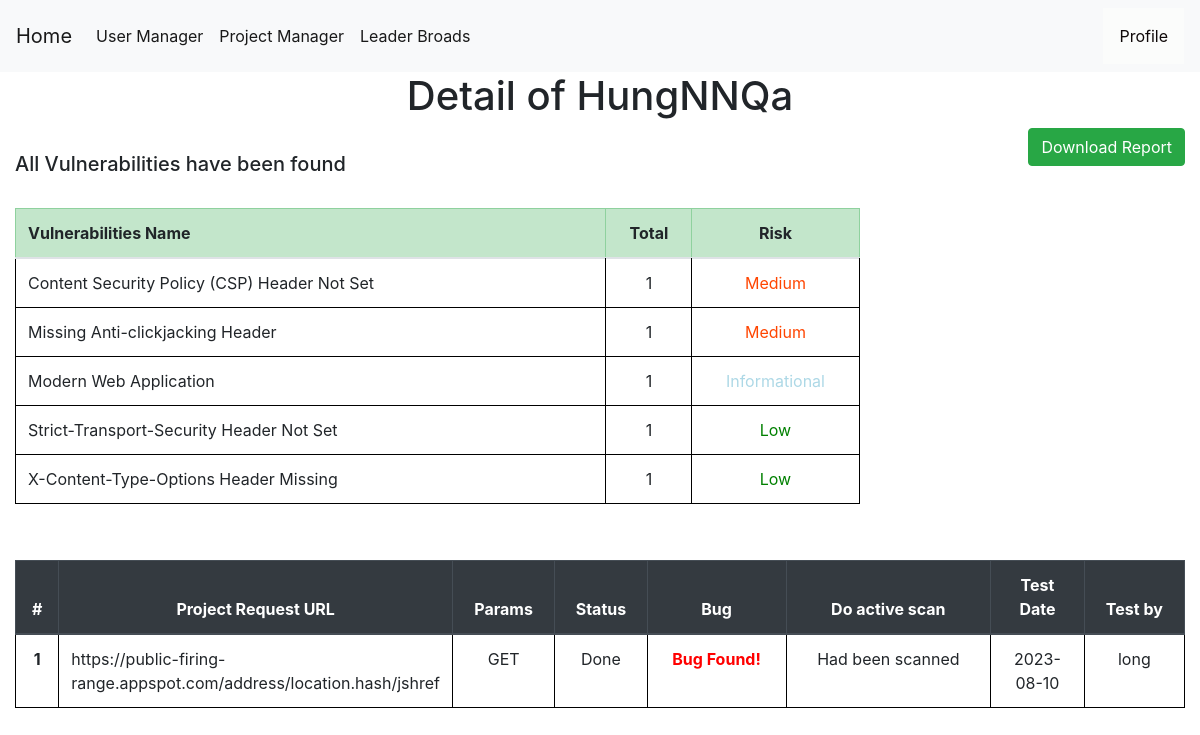
Screenshot of /project-detail/3 (signed in) with the database file from the repository.
### tables this page shows
CREATE TABLE projects (
    projectid INTEGER PRIMARY KEY AUTOINCREMENT,
    projectname TEXT NOT NULL,
    startdate date NOT NULL,
    enddate date,
    vunls int,
    target text not null,
    securitylevel TEXT,
    manager TEXT ,
    pentester TEXT ,
    status TEXT NOT NULL,
    create_by INTEGER ,
    isspider INTEGER DEFAULT 0,
    login INTEGER NOT NULL,
    isconfig INTEGER NOT NULL DEFAULT 0,
    FOREIGN KEY (pentester) REFERENCES users(username) ON DELETE CASCADE
    FOREIGN KEY (manager) REFERENCES users(username) ON DELETE CASCADE
    FOREIGN KEY (create_by) REFERENCES users(userid) ON DELETE CASCADE
);

CREATE TABLE bugs (
    bugid INTEGER PRIMARY KEY AUTOINCREMENT,
    requestid INTEGER NOT NULL,
    name TEXT NOT NULL,
    bugurl TEXT NOT NULL,
    method TEXT NOT NULL,
    cweid TEXT NOT NULL,
    confidence TEXT NOT NULL,
    description TEXT NOT NULL,
    solution TEXT NOT NULL,
    risk TEXT NOT NULL,
    reference TEXT NOT NULL DEFAULT NONE,
    other TEXT NOT NULL DEFAULT NONE,
    pentester TEXT,
    FOREIGN KEY (pentester) REFERENCES users(username) ON DELETE CASCADE
    FOREIGN KEY (requestid) REFERENCES requests(requestid) ON DELETE CASCADE
);

CREATE TABLE requests (
    requestid INTEGER PRIMARY KEY AUTOINCREMENT,
    projectid INTEGER NOT NULL,
    requesturl TEXT NOT NULL,
    status TEXT NOT NULL,
    bug TEXT,
    isscan INTEGER,
    haveparam TEXT,
    pentester TEXT,
    testdate DATE,
    FOREIGN KEY (pentester) REFERENCES users(username) ON DELETE CASCADE
    FOREIGN KEY (projectid) REFERENCES projects(projectid) ON DELETE CASCADE
);

### app.py (the view)
@app.route('/project-detail/<int:id>', methods=('GET', 'POST'))
def project_detail(id):
    msg = ''
    conn = get_db_connection()
    if session["userid"] == None:
        return redirect(url_for('login'))
    currentuser = get_current_user()
    project = conn.execute('SELECT * FROM projects WHERE projectid = ?',(id,)).fetchone()
    if currentuser["username"] != project["pentester"]:
        if currentuser["username"] == project["manager"]:
            print("")
        elif currentuser["role"] == 'Administrator':
            print("")
        else:
            return render_template('403.html',)
    conn = get_db_connection()
    users = conn.execute('SELECT * FROM users',).fetchall()
    havebugs = conn.execute('SELECT * FROM requests,bugs WHERE requests.requestid = bugs.requestid AND projectid = ? AND bugs.requestid in (SELECT requestid FROM bugs) GROUP BY bugs.requestid',(id,)).fetchall()
    requests = conn.execute('SELECT * FROM requests WHERE projectid = ?',(id,)).fetchall()
    total = conn.execute('SELECT count(requestid) FROM requests WHERE projectid = ?',(id,)).fetchone()
    totalrequest = total["count(requestid)"]
    done = conn.execute('SELECT count(requestid) FROM requests WHERE status = ? AND projectid = ?',("Done",id,)).fetchone()
    donerequest = done["count(requestid)"]
    remain = total["count(requestid)"] - done["count(requestid)"]
    if remain == 0 and totalrequest != 0:
        updateprj = conn.execute('UPDATE projects SET status = ?,enddate= ? WHERE projectid = ?',("Done",datetime.today().strftime('%Y-%m-%d'),id,))
    conn.commit()
    bugs = conn.execute('SELECT bugs.name,count(bugid),risk FROM requests,bugs WHERE requests.requestid = bugs.requestid AND projectid = ? GROUP BY bugs.name',(id,)).fetchall()
    conn.commit()
    conn.close()
    return render_template('project_detail.html',bugs=bugs,currentuser=currentuser,havebugs=havebugs,users=users,project=project,totalrequest=totalrequest,donerequest=donerequest,remain=remain,requests=requests,msg=msg)

### app.py (called while the page is built)
def get_db_connection():
    conn = sqlite3.connect('database.db')
    conn.row_factory = sqlite3.Row
    return conn

def get_current_user():
    userid = session["userid"]
    conn = get_db_connection()
    user = conn.execute('SELECT * FROM users WHERE userid = ?',(userid,)).fetchone()
    conn.commit()
    conn.close()
    return user

### templates/project_detail.html (shortened to what this page needs)
{% extends 'base.html' %}
{% block content %}
    <center><h1>{% block title %} Detail of {{project.projectname}}  {% endblock %}</h1></center>
    <a href="{{ url_for('download_report',id= project.projectid)}}" class="btn btn-success" style="float: right;" role="button" aria-pressed="true">Download Report</a>
<br>
    <div style="display: flex;justify-content: center;">
      <div style ="flex:1">
          <h5>All Vulnerabilities have been found</h5></br>
            <table class="table">
              <thead class="table-success">
                <tr>
                  <th style="width: 70%;"><a>Vulnerabilities Name</a></th>
                  <th style="text-align: center" ><a>Total</a></th>
                  <th style="text-align: center" ><a>Risk</a></th>
                </tr>
              </thead>
              <tbody>
                <tr>
                  {% for bug in bugs  %}
                  <tr>
                      <td style="width: 70%;">{{bug.name}}</td>
                      <td style="text-align: center">{{bug['count(bugid)']}}</td>
                      {% if bug.risk == 'Critical' %}
                      <td style="text-align: center" style="color: red"><a style="color:purple">{{bug.risk}}</a></td>
                      {% elif bug.risk == 'High' %}
                      <td style="text-align: center" style="color: red"><a style="color:Red">{{bug.risk}}</a></td>
                      {% elif bug.risk == 'Medium' %}
                      <td style="text-align: center" style="color: red"><a style="color:orangered">{{bug.risk}}</a></td>
                      {% elif bug.risk == 'Low'%}
                      <td style="text-align: center" style="color: red"><a style="color:green">{{bug.risk}}</a></td>
                      {% elif bug.risk == 'Informational'%}
                      <td style="text-align: center" style="color: red"><a style="color:lightblue">{{bug.risk}}</a></td>
                      {% endif %}
                  </tr>
                  {% endfor %}
                </tr>
              </tbody>
            </table>
        </div>
        <link rel= "stylesheet" type= "text/css" href= "{{ url_for('static',filename='css/showuser.css') }}">
        <link rel= "stylesheet" type= "text/css" href= "{{ url_for('static',filename='css/loading.css') }}">
    <div style ="flex:0.2">
    </div >
</div>
<br>
<div>
    <table class="table" style="width:100%">
        <thead class="thead-dark" style="width:100%">
          <tr>
            <th style="text-align: center" scope="col">#</th>
            <th style="text-align: center" style="width: 150px;">Project Request URL</th>
            <th style="text-align: center" cope="col">Params</th>
            <th style="text-align: center" scope="col">Status</th>
            <th style="text-align: center" scope="col">Bug</th>
            <th style="text-align: center" scope="col">Do active scan</th>
            <th style="text-align: center;width: 8%;" scope="col">Test Date</th>
            <th style="text-align: center" scope="col">Test by</th>
          </tr>
        </thead>
        <tbody>
        {% for request in requests %}
          <tr>
            <th style="text-align: center" class="counterCell"></th>
            <td style="width: 150px;">{{ request.requesturl }}</td>
            <td style="text-align: center" >{{ request.haveparam }}</td>
            <td style="text-align: center" >{{ request.status }}</td>
            {% if request.isscan == 1 %}
              {% if request.bug == "Bug Found"%}
            <th style="color:red;text-align: center;"scope="row"><a style="color:red" href="{{ url_for('bug_detail',id= request.requestid) }} ">{{ request.bug }}!</a></th>
              {%else%}
              <th style="text-align: center" style="color: red"scope="row"><a style="color:green">Safe</a></th>
              {% endif %}
            {% elif request.isscan != 1%}
              <td style="text-align: center"><a style="color:blue">Run scan to know</a></td>
            {% endif %}
            {% if request.isscan != 1 %}
            <td style="text-align: center" >
              <span style="float:center;">
              <a onclick="loadScreen({{request.requestid}})"class="btn btn-success">Active scan</a>
              </span>
            </td>
            {% else %}
            <td style="text-align: center" >
              <span style="float:center;">
              Had been scanned
              </span>
            </td>
            {% endif %}
            <td style="text-align: center">{{ request.testdate }}</td>
            <td style="text-align: center">{{ request.pentester }}</td>
          {% endfor %}
        </tbody>
      </table>
    </div>
{% endblock %}

### static/css/style.css (style rules this page uses)
table, th, td { border: 1px solid black; }
body { min-height: 100vh; height: 100%; margin: 0; z-index: 10; display: grid; grid-template-rows: auto 1fr auto; }
body { display: flex; flex-direction: column; }

### static/css/showuser.css (style rules this page uses)
table { counter-reset: tableCount; }
.counterCell:before { content: counter(tableCount); counter-increment: tableCount; }

### rows the page displays
projects: projectname "HungNNQa"
bugs: name "Content Security Policy (CSP) Header Not Set", requestid "1", risk "Medium"
bugs: name "Missing Anti-clickjacking Header", bug "1", risk "Medium"
bugs: name "Modern Web Application", requestid "1", risk "Informational"
bugs: name "Strict-Transport-Security Header Not Set", requestid "1", risk "Low"
bugs: name "X-Content-Type-Options Header Missing", requestid "1", risk "Low"
requests: requesturl "https://public-firing-range.appspot.com/address/location.hash/jshref", haveparam "GET", status "Done", bug "Bug Found", isscan "Had been scanned", testdate "2023-08-10", pentester "long"
